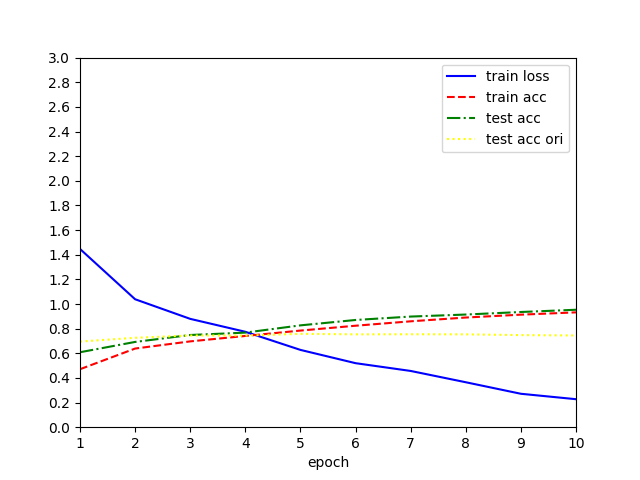

Reproduce this figure in Python.
import torch
import torch.nn as nn
import torchvision
from torchvision import transforms

import sys
sys.path.append('../')
import model, train, data, utils

import argparse

"   python 0_train.py --data_choose 2 --model_choose 1 --train_adv '../dataX2/SeekThermal_resnet18_Train_pgd.h5py' --test_adv '../dataX2/SeekThermal_resnet18_Test_pgd.h5py' --save_path_ori '../modelF2/SeekThermal_resnet18_pgd.pth' --save_path_adv '../modelF3/SeekThermal_resnet18_pgd.pth'   "
"   python 0_train.py --data_choose 0 --model_choose 0 --train_adv '../data_adv/adv_fgsm_0.03_train.h5py' --test_adv '../data_adv/adv_fgsm_0.03_test.h5py' --save_path_ori '../data_model/data_model.pth' --save_path_adv '../data_model_adv/data_model_adv.pth'   " 
parser = argparse.ArgumentParser()
parser.add_argument("--epochs", type=int, default=10, help="number of epochs")  # 
parser.add_argument("--batch_size", type=int, default=8, help="size of each image batch")  # 
parser.add_argument("--data_choose", type=int, help="0代表cifar10数据集，1代表FLIR数据集，2代表SeekThermal数据集")  # 
parser.add_argument("--model_choose", type=int, help="0代表vgg16网络，1代表resnet18，2代表ViT网络")  # 
parser.add_argument("--train_adv", type=str, help="../data_adv/data_model_Train_adversary.h5py")  # 
parser.add_argument("--test_adv", type=str, help="../data_adv/data_model_Test_adversary.h5py")  # 
parser.add_argument("--root_cifar10", type=str, default='../data', help="cifar10数据集路径")  # 
parser.add_argument("--root_FLIR", type=str, default="../data",help="FILR数据集根路径")  # 
parser.add_argument("--root_SeekThermal", type=str, default="../data",help="SeekThermal数据集根路径")  # 
parser.add_argument("--save_path_ori", help="原始网络参数的保存位置")  # 
parser.add_argument("--save_path_adv", help="对抗网络参数的保存位置")  # 
opt = parser.parse_args()
if opt.data_choose == 0: 
    opt.num_class = 10
else: opt.num_class = 3
print(opt)

device = utils.try_gpu(0)

net = model.get_classification_net(net_choose=opt.model_choose, num_class=opt.num_class, pretrained=True, path=opt.save_path_ori)

optimizer = torch.optim.Adam(net.parameters(), lr=0.0001)
optimizer_scheduler = torch.optim.lr_scheduler.StepLR(optimizer, step_size=1, gamma=0.9)
loss = nn.CrossEntropyLoss()

train_iter = data.get_iter(path=opt.train_adv, batch_size=opt.batch_size, shuffle=True)  # 训练集是对抗样本训练集
test_iter = data.get_iter(path=opt.test_adv, batch_size=opt.batch_size, shuffle=False)  # 测试集是对抗样本测试集

if opt.data_choose == 0:
    transform = transforms.Compose([transforms.ToTensor()])

    testset = torchvision.datasets.CIFAR10(root=opt.root_cifar10, train=False, transform=transform)

elif opt.data_choose == 1:
    transform  = transforms.Compose([transforms.Resize((224, 224)), transforms.ToTensor()])

    testset = data.FLIR(root=opt.root_FLIR, train=False, transform=transform)

elif opt.data_choose == 2:
    transform  = transforms.Compose([transforms.Resize((224, 224)), transforms.ToTensor()])

    testset = data.SeekThermal(root=opt.root_SeekThermal, train=False, transform=transform)

test_iter_ori = torch.utils.data.DataLoader(testset, batch_size=opt.batch_size, shuffle=False)

train.train(net=net,
            train_iter=train_iter, 
            test_iter=test_iter, 
            optimizer=optimizer, 
            loss=loss, 
            num_epochs=opt.epochs, 
            device=device, 
            optimizer_scheduler=optimizer_scheduler, 
            advtrain=True, 
            test_ori_iter=test_iter_ori)

net.to('cpu')

torch.save(net.state_dict(), opt.save_path_adv)
